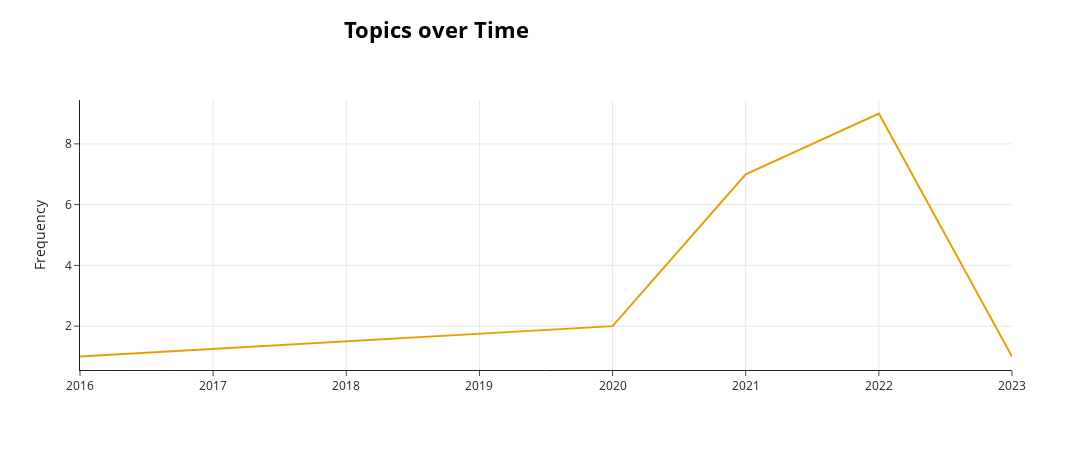

The notebook cell this image was saved under:
### Code cell
model.visualize_topics_over_time(topics_over_time, topics=[14])
#COVID-19 Topic

### Figure 1 — Plotly figure (JSON) as saved in the notebook; plotly's stock layout.template omitted (floating-point values rounded to 4 significant figures)
{"data": [{"hoverinfo": "text", "hovertext": ["<b>Topic 14</b><br>Words: management, closing, emergency, crisis, disasters", "<b>Topic 14</b><br>Words: 19, covid, pandemics, closing, disease", "<b>Topic 14</b><br>Words: 19, covid, pandemics, closing, online", "<b>Topic 14</b><br>Words: 19, covid, pandemics, closing, education", "<b>Topic 14</b><br>Words: 19, covid, pandemics, relationship, seminars"], "marker": {"color": "#E69F00"}, "mode": "lines", "name": "14_19_covid_pandemics_closing", "type": "scatter", "x": [2016, 2020, 2021, 2022, 2023], "y": [1, 2, 7, 9, 1]}], "layout": {"height": 450, "hoverlabel": {"bgcolor": "white", "font": {"family": "Rockwell", "size": 16}}, "legend": {"title": {"text": "<b>Global Topic Representation"}}, "title": {"font": {"color": "Black", "size": 22}, "text": "<b>Topics over Time</b>", "x": 0.4, "xanchor": "center", "y": 0.95, "yanchor": "top"}, "width": 1250, "xaxis": {"showgrid": true}, "yaxis": {"showgrid": true, "title": {"text": "Frequency"}}}}
